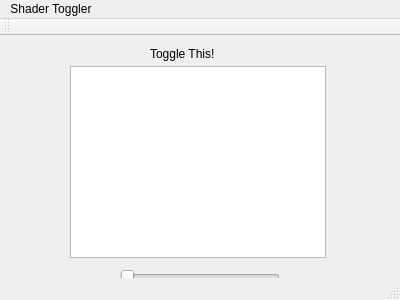
<?xml version="1.0" encoding="UTF-8"?>
<ui version="4.0">
 <class>MainWindow</class>
 <widget class="QMainWindow" name="MainWindow">
  <property name="geometry">
   <rect>
    <x>0</x>
    <y>0</y>
    <width>400</width>
    <height>300</height>
   </rect>
  </property>
  <property name="windowTitle">
   <string>MainWindow</string>
  </property>
  <widget class="QWidget" name="centralWidget">
   <widget class="QGraphicsView" name="graphicsView">
    <property name="geometry">
     <rect>
      <x>70</x>
      <y>30</y>
      <width>256</width>
      <height>192</height>
     </rect>
    </property>
   </widget>
   <widget class="QSlider" name="horizontalSlider">
    <property name="geometry">
     <rect>
      <x>120</x>
      <y>230</y>
      <width>160</width>
      <height>22</height>
     </rect>
    </property>
    <property name="orientation">
     <enum>Qt::Horizontal</enum>
    </property>
   </widget>
   <widget class="QLabel" name="label">
    <property name="geometry">
     <rect>
      <x>150</x>
      <y>10</y>
      <width>81</width>
      <height>16</height>
     </rect>
    </property>
    <property name="text">
     <string>Toggle This!</string>
    </property>
   </widget>
  </widget>
  <widget class="QToolBar" name="mainToolBar">
   <attribute name="toolBarArea">
    <enum>TopToolBarArea</enum>
   </attribute>
   <attribute name="toolBarBreak">
    <bool>false</bool>
   </attribute>
  </widget>
  <widget class="QStatusBar" name="statusBar"/>
  <widget class="QMenuBar" name="menuBar">
   <property name="geometry">
    <rect>
     <x>0</x>
     <y>0</y>
     <width>400</width>
     <height>22</height>
    </rect>
   </property>
   <widget class="QMenu" name="menuShader_Toggler">
    <property name="title">
     <string>Shader Toggler</string>
    </property>
   </widget>
   <addaction name="menuShader_Toggler"/>
  </widget>
 </widget>
 <layoutdefault spacing="6" margin="11"/>
 <resources/>
 <connections/>
</ui>
